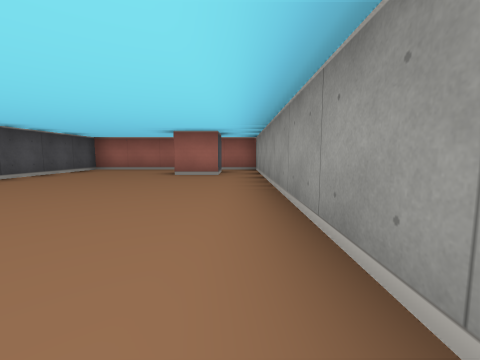
[1] (above)

13 first-person views from a walk through a cub3D level. The camera is about half as high as the walls, tilts 6° down and sees 90° across. The floor is counted in squares. Each view is taken from the middle of a square. On the plan, view 1 faces up. The plan holds only what a view shows up to about 9 squares ahead; the rest is blank.

[2]
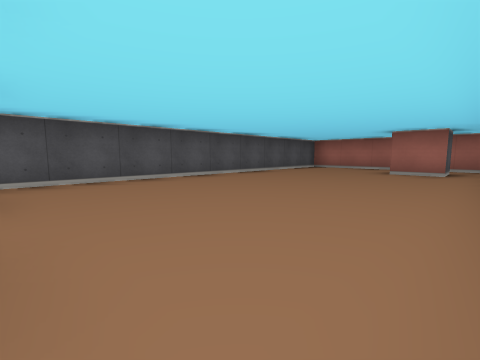

[3]
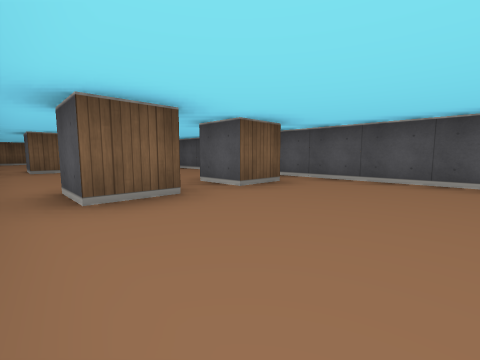

[4]
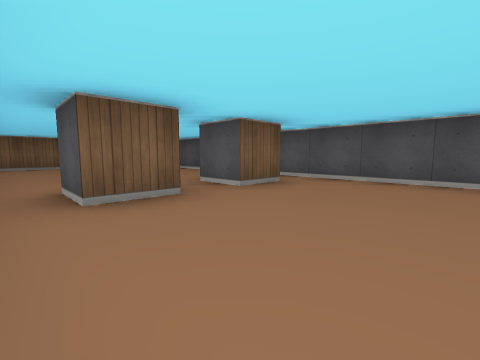

[5]
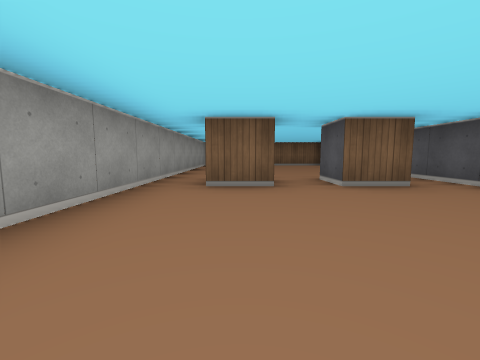

[6]
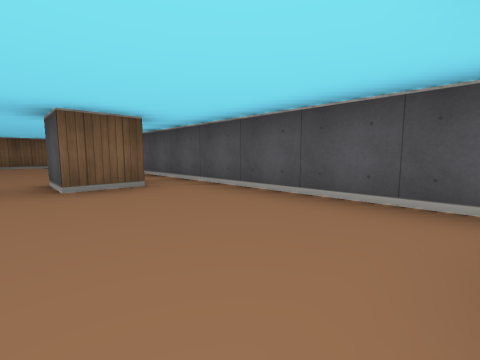

[7]
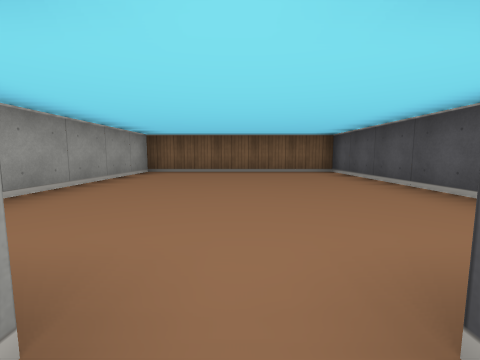

[8]
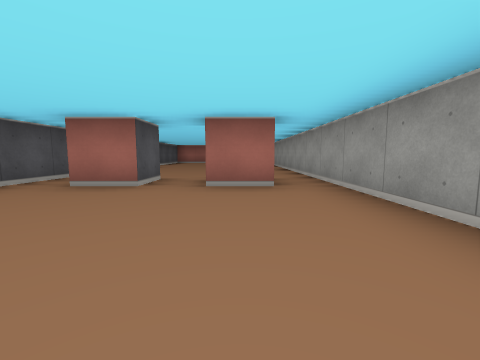

[9]
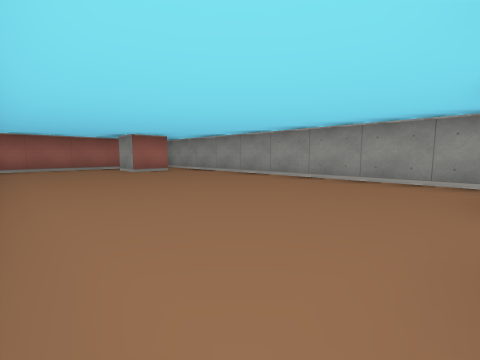

[10]
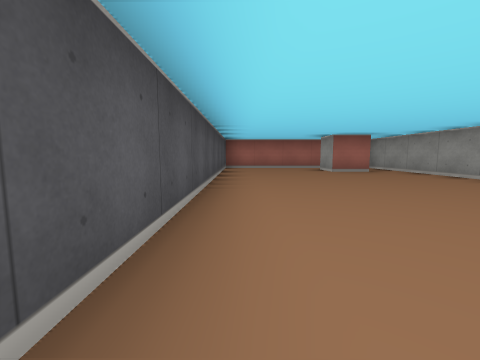

[11]
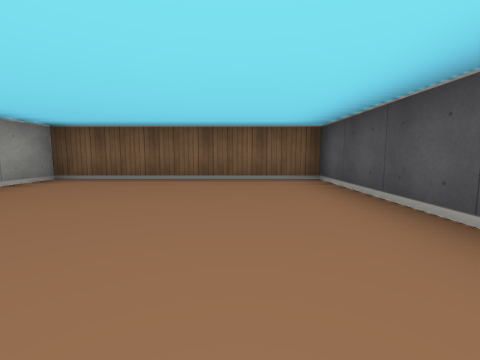

[12]
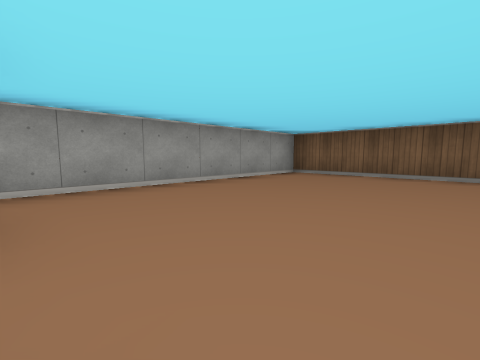

[13]
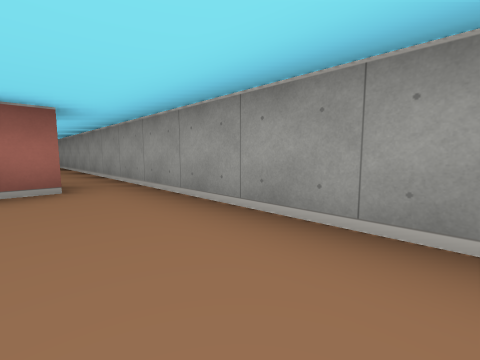

### Floor plan
Points are (right, up) in squares from view 1. A wall is a line through its corners. A room is listed if a view was taken in it or the views show most of it. See-through windows are left out.
Room 1 (views 1, 2, 3, 4, 5, 6, 7, 8, 9, 10, 11, 12, 13)
walls: (-1.6, -1.5) (-0.5, -1.5) (-0.5, -2.5) (-1.5, -2.5); (-3.6, -1.5) (-2.5, -1.5) (-2.5, -2.5) (-3.5, -2.5); (-1.6, -6.5) (-0.5, -6.5) (-0.5, -7.5) (-1.1, -7.5); (-3.6, -6.5) (-2.5, -6.5) (-2.5, -7.5); (-0.5, 6.5) (-0.5, 5.5) (-1.5, 5.5) (-1.5, 6.5); (-4.5, -13.5) (0.5, -13.5) (0.5, 7.5) (-4.5, 7.5) (-4.5, -13.5)

Positions as (right, up) in squares from view 1, and headings:
1: (0, 0), facing up
2: (0, -1), facing up-left
3: (0, 1), facing down-left
4: (0, -4), facing down-left
5: (-1, -3), facing down
6: (-2, -3), facing down-left
7: (-2, -7), facing down
8: (-1, -6), facing up
9: (-4, -1), facing up-right
10: (-4, -1), facing up
11: (-3, -9), facing down
12: (-3, -8), facing down-right
13: (-1, -11), facing up-right
